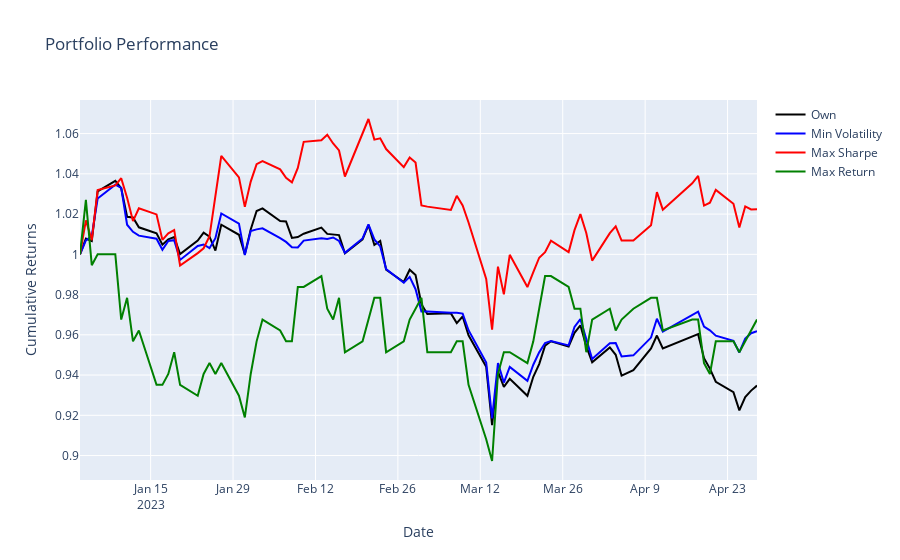

The notebook cell saved with this chart:
### Code cell
# plot
fig = go.Figure()
fig.add_trace(go.Scatter(x=df_port_cum.index, y=df_port_cum['Own'], name='Own',
                            line=dict(color='black', width=2)))
fig.add_trace(go.Scatter(x=df_port_cum.index, y=df_port_cum['Min Volatility'], name='Min Volatility',
                            line=dict(color='blue', width=2)))
fig.add_trace(go.Scatter(x=df_port_cum.index, y=df_port_cum['Max Sharpe'], name='Max Sharpe',
                            line=dict(color='red', width=2)))
fig.add_trace(go.Scatter(x=df_port_cum.index, y=df_port_cum['Max Return'], name='Max Return',
                            line=dict(color='green', width=2)))
fig.update_layout(title='Portfolio Performance', yaxis_title='Cumulative Returns', xaxis_title='Date')
fig.show()
